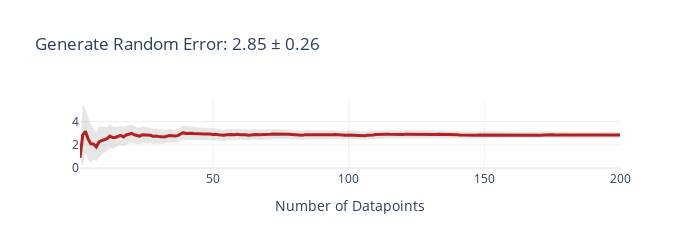
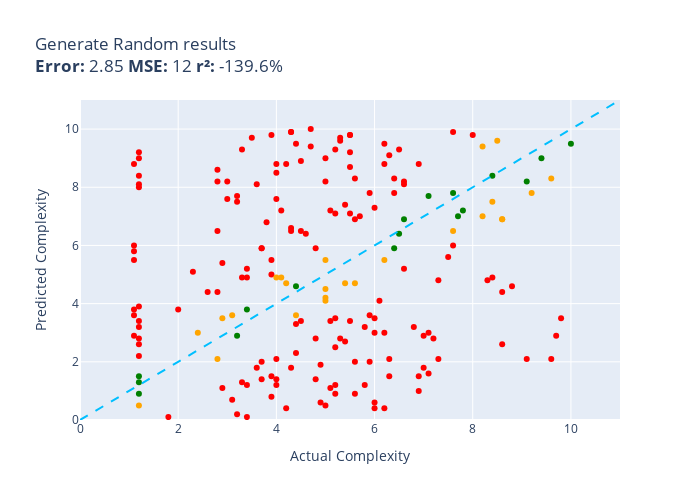

Notebook source saved alongside these figures, in order:
### Markdown cell above
#### Evaluator tests..

### Code cell
import random
random.seed(42)

def generate_random(item):
  num = random.randint(1,101)
  return num / 10.0

evaluate(generate_random, test_set, size=test_size)

### Figure 1 — Plotly figure (JSON) as saved in the notebook; plotly's stock layout.template omitted (floating-point values rounded to 4 significant figures; data arrays with more than 128 entries replaced by an {"elided": "..."} marker saying what was removed)
{"data": [{"fill": "toself", "fillcolor": "rgba(128,128,128,0.2)", "hoverinfo": "skip", "line": {"color": "rgba(255,255,255,0)"}, "name": "95% CI", "showlegend": false, "type": "scatter", "x": {"elided": "400 int values"}, "y": {"elided": "400 float values"}}, {"customdata": {"elided": "200x1 float values"}, "hovertemplate": "n=%{x}<br>Avg Error=%{y:,.2f}<br>±95% CI=%{customdata[0]:,.2f}<extra></extra>", "line": {"color": "firebrick", "width": 3}, "mode": "lines", "name": "Cumulative Avg Error", "type": "scatter", "x": {"elided": "200 int values"}, "y": {"elided": "200 float values"}}], "layout": {"height": 250, "showlegend": false, "title": {"text": "Generate Random Error: 2.85 ± 0.26"}, "width": 700, "xaxis": {"title": {"text": "Number of Datapoints"}}}}

### Figure 2 — Plotly figure (JSON) as saved in the notebook; plotly's stock layout.template omitted (floating-point values rounded to 4 significant figures; data arrays with more than 128 entries replaced by an {"elided": "..."} marker saying what was removed)
{"data": [{"customdata": [["(function (stmt, cfg) { this.log(\"saveSt...<br>Guess=8.2 Actual=9.1"], ["const decojs = (str) => { var i , curCha...<br>Guess=9.5 Actual=10.0"], ["const parent = () => { var ce = this.con...<br>Guess=2.9 Actual=3.2"], ["(function(rm, oRoadMap, oStep, aAddition...<br>Guess=8.4 Actual=8.4"], ["const getFormatterResults = () => { cons...<br>Guess=1.3 Actual=1.2"], ["const activateSender = (callback, sender...<br>Guess=3.8 Actual=3.4"], ["const computeStackTrace = (ex, depth) =>...<br>Guess=5.9 Actual=6.4"], ["const setbit = (key, offset, value, req)...<br>Guess=4.6 Actual=4.4"], ["const eq = (a, b, stack) => { // Identic...<br>Guess=9.0 Actual=9.4"], ["const getReference = ( referenceFile ) =...<br>Guess=6.9 Actual=6.6"], ["(function(editorContext, context, astMan...<br>Guess=7.2 Actual=7.8"], ["const fitWithPointLabels = (scale) => { ...<br>Guess=6.4 Actual=6.5"], ["(function(name, value) { var self = this...<br>Guess=0.9 Actual=1.2"], ["(function(index, filters) { // We begin ...<br>Guess=7.7 Actual=7.1"], ["const getSott = (callback, config, start...<br>Guess=1.5 Actual=1.2"], ["(function (code, options) { var exports ...<br>Guess=7.8 Actual=7.6"], ["(function (widgetName, widgetSkinObj) { ...<br>Guess=7.0 Actual=7.7"]], "hovertemplate": "%{customdata[0]}<extra></extra>", "legendgroup": "green", "marker": {"color": "green", "size": 6, "symbol": "circle"}, "mode": "markers", "name": "green", "orientation": "v", "showlegend": true, "type": "scatter", "x": [9.1, 10.0, 3.2, 8.4, 1.2, 3.4, 6.4, 4.4, 9.4, 6.6, 7.8, 6.5, 1.2, 7.1, 1.2, 7.6, 7.7], "xaxis": "x", "y": [8.2, 9.5, 2.9, 8.4, 1.3, 3.8, 5.9, 4.6, 9.0, 6.9, 7.2, 6.4, 0.9, 7.7, 1.5, 7.8, 7.0], "yaxis": "y"}, {"customdata": {"elided": "158x1 str values"}, "hovertemplate": "%{customdata[0]}<extra></extra>", "legendgroup": "red", "marker": {"color": "red", "size": 6, "symbol": "circle"}, "mode": "markers", "name": "red", "orientation": "v", "showlegend": true, "type": "scatter", "x": {"elided": "158 float values"}, "xaxis": "x", "y": {"elided": "158 float values"}, "yaxis": "y"}, {"customdata": [["const leaveFromCurrentSegment = (analyze...<br>Guess=3.6 Actual=3.1"], ["(function (params) { var algorithm = par...<br>Guess=7.0 Actual=8.2"], ["(function(s) { s = tinymce.trim(s); func...<br>Guess=0.5 Actual=1.2"], ["(function(obj) { var pruned = {}; _.each...<br>Guess=3.0 Actual=2.4"], ["(function (out) { var cfg = this._cfg; v...<br>Guess=6.5 Actual=7.6"], ["(function(value, silent) { var beforeRet...<br>Guess=5.5 Actual=6.2"], ["const getTemplateFromDomElement = (domEl...<br>Guess=4.5 Actual=5.0"], ["const updateElement = ( element, status ...<br>Guess=7.8 Actual=9.2"], ["function installRequirementsIfNeeded( se...<br>Guess=6.9 Actual=8.6"], ["(function (name, languages) { var langua...<br>Guess=4.9 Actual=4.0"], ["(function(current_templates) { var i = 1...<br>Guess=4.7 Actual=5.4"], ["const getToken = (options) => { return n...<br>Guess=3.6 Actual=4.4"], ["const Decoder = () => { var skip = 0 // ...<br>Guess=4.7 Actual=4.2"], ["(function () { var clearedIntersectedEls...<br>Guess=9.4 Actual=8.2"], ["(function(isInstant) { if (this._lastDra...<br>Guess=3.5 Actual=2.9"], ["(function(poly1, poly2, n, dist) { var a...<br>Guess=4.2 Actual=5.0"], ["(function(options) { var r = null; if (o...<br>Guess=4.1 Actual=5.0"], ["const render = (element, opts) => { opts...<br>Guess=8.3 Actual=9.6"], ["(function(language_slug, project_slug, r...<br>Guess=6.9 Actual=8.6"], ["const isValid = (type, value) => { switc...<br>Guess=9.6 Actual=8.5"], ["const decode = (mgrsString) => { if (mgr...<br>Guess=7.5 Actual=8.4"], ["const notifyHook = (e) => { message_coun...<br>Guess=4.7 Actual=5.6"], ["(function() { var ti, p, source; if(this...<br>Guess=5.5 Actual=5.0"], ["const buildQuery = (opts, globalSearch) ...<br>Guess=4.9 Actual=4.1"], ["(function(name, color, location, display...<br>Guess=2.1 Actual=2.8"]], "hovertemplate": "%{customdata[0]}<extra></extra>", "legendgroup": "orange", "marker": {"color": "orange", "size": 6, "symbol": "circle"}, "mode": "markers", "name": "orange", "orientation": "v", "showlegend": true, "type": "scatter", "x": [3.1, 8.2, 1.2, 2.4, 7.6, 6.2, 5.0, 9.2, 8.6, 4.0, 5.4, 4.4, 4.2, 8.2, 2.9, 5.0, 5.0, 9.6, 8.6, 8.5, 8.4, 5.6, 5.0, 4.1, 2.8], "xaxis": "x", "y": [3.6, 7.0, 0.5, 3.0, 6.5, 5.5, 4.5, 7.8, 6.9, 4.9, 4.7, 3.6, 4.7, 9.4, 3.5, 4.2, 4.1, 8.3, 6.9, 9.6, 7.5, 4.7, 5.5, 4.9, 2.1], "yaxis": "y"}, {"hoverinfo": "skip", "line": {"color": "deepskyblue", "dash": "dash", "width": 2}, "mode": "lines", "name": "y = x", "showlegend": false, "type": "scatter", "x": [0, 11], "y": [0, 11]}], "layout": {"height": 500, "legend": {"title": {"text": "color"}, "tracegroupgap": 0}, "showlegend": false, "title": {"text": "Generate Random results<br><b>Error:</b> 2.85 <b>MSE:</b> 12 <b>r²:</b> -139.6%"}, "width": 700, "xaxis": {"anchor": "y", "domain": [0, 1], "range": [0, 11], "title": {"text": "Actual Complexity"}}, "yaxis": {"anchor": "x", "domain": [0, 1], "range": [0, 11], "title": {"text": "Predicted Complexity"}}}}
